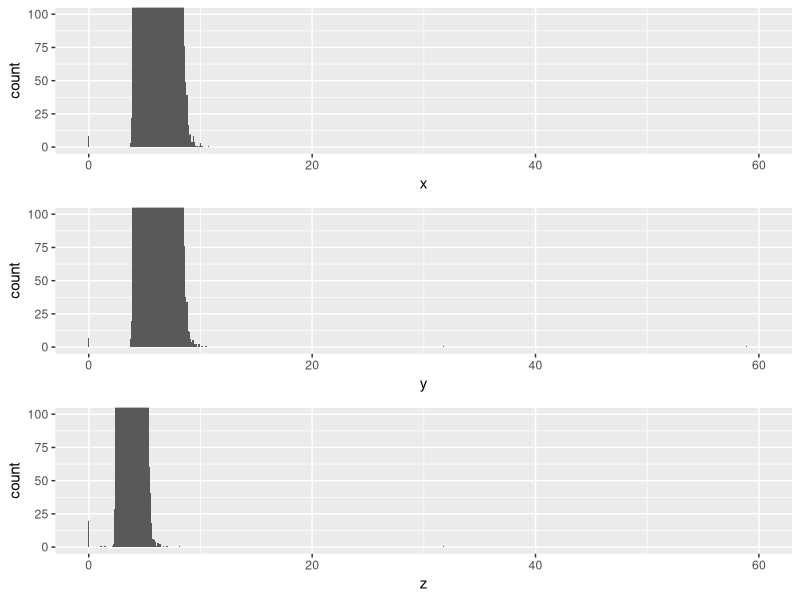
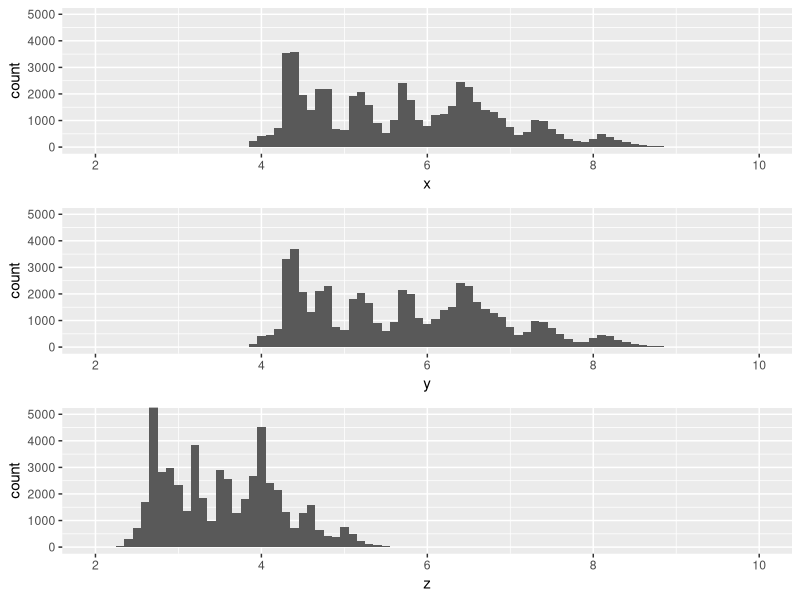
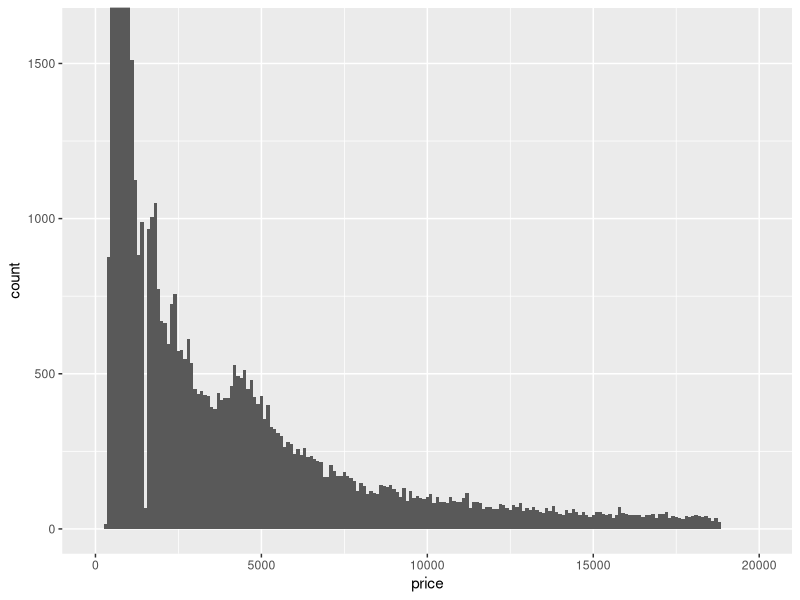
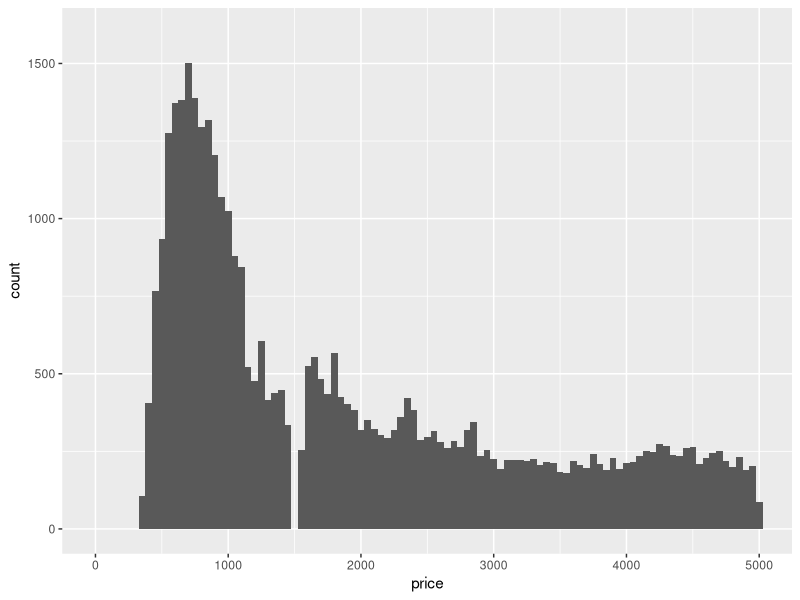
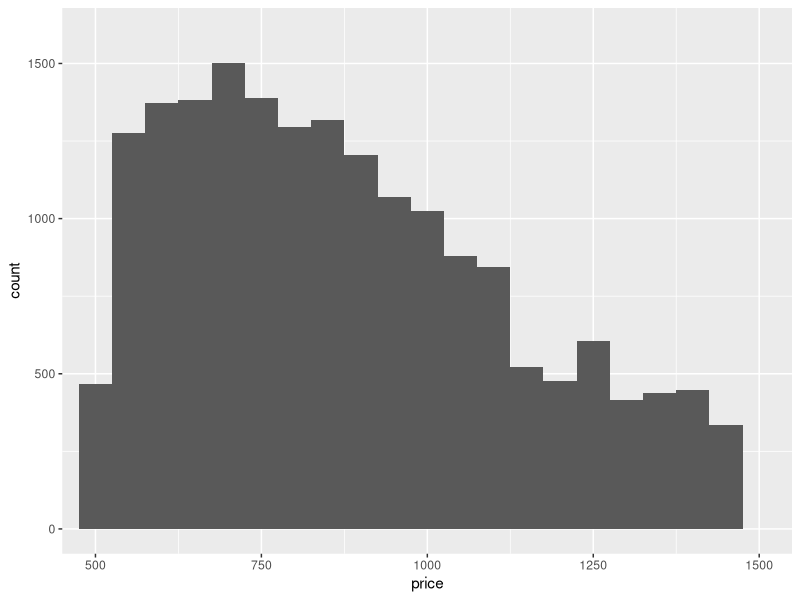
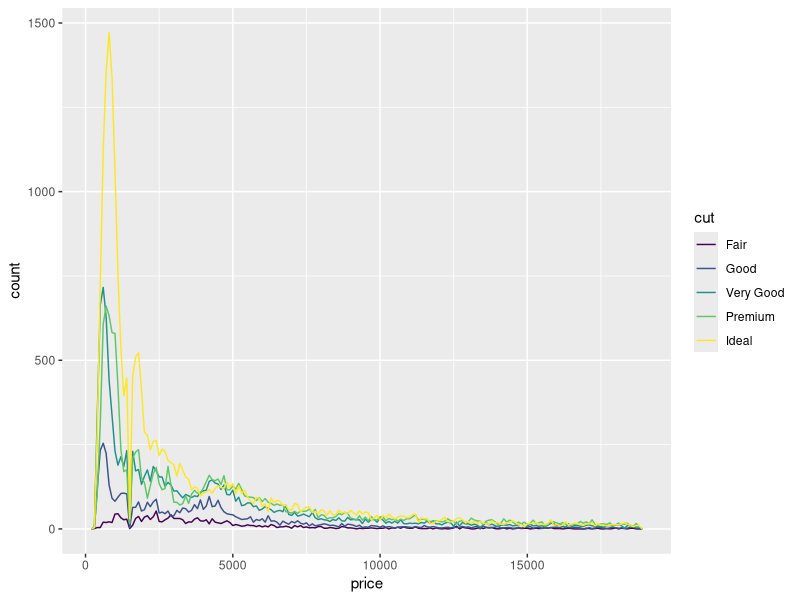
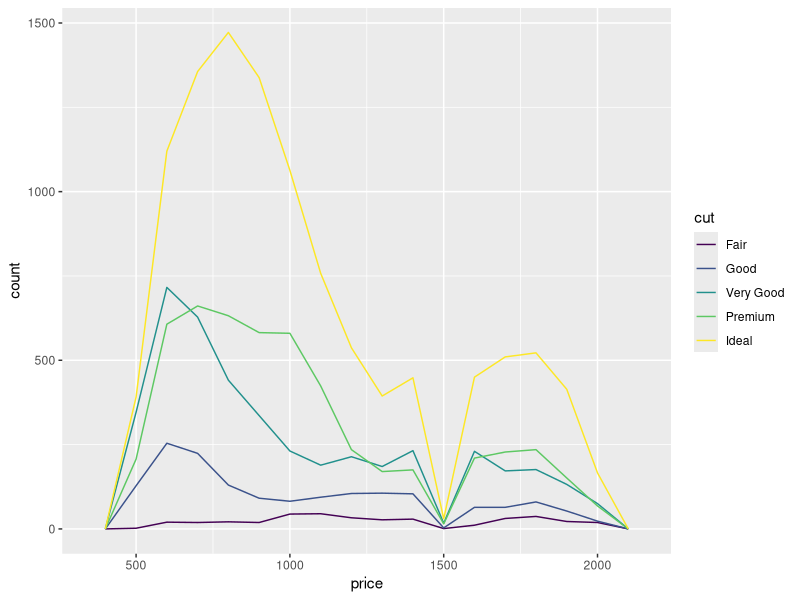
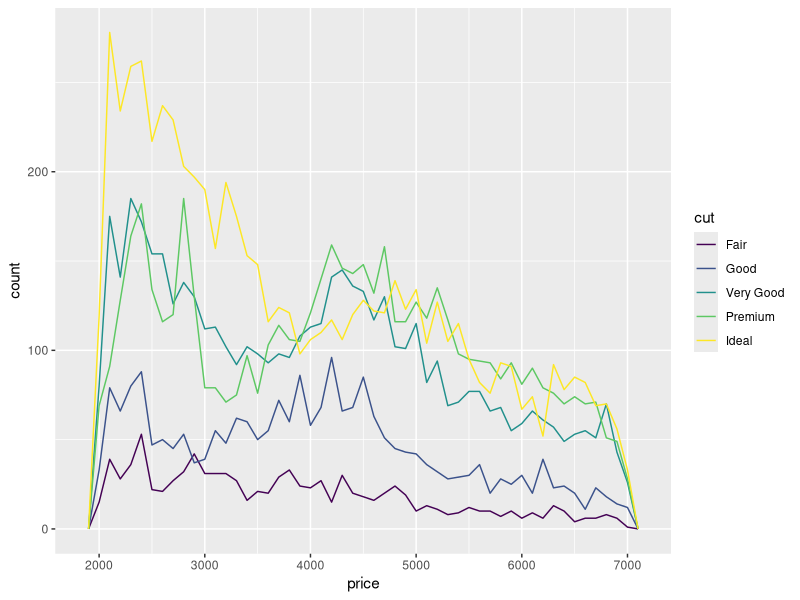

Write R code to recreate these figures, in order.
## ---- chunk 1
library(tidyverse)
#library(viridis)
#library(forcats)
#library(nycflights13) 
## ---- chunk 2
multiplot <- function(..., plotlist=NULL, file, cols=1, layout=NULL) {
  library(grid)

  plots <- c(list(...), plotlist)

  numPlots = length(plots)

  if (is.null(layout)) {
    layout <- matrix(seq(1, cols * ceiling(numPlots/cols)),
                    ncol = cols, nrow = ceiling(numPlots/cols))
  }

 if (numPlots==1) {
    print(plots[[1]])

  } else {
    grid.newpage()
    pushViewport(viewport(layout = grid.layout(nrow(layout), ncol(layout))))

    for (i in 1:numPlots) {
      matchidx <- as.data.frame(which(layout == i, arr.ind = TRUE))

      print(plots[[i]], vp = viewport(layout.pos.row = matchidx$row,
                                      layout.pos.col = matchidx$col))
    }
  }
}
## ---- chunk 3
px <- ggplot(diamonds) + 
  geom_histogram(mapping = aes(x = x), binwidth = 0.1) +
  coord_cartesian(xlim = c(0, 60), ylim = c(0, 100))

py <- ggplot(diamonds) + 
  geom_histogram(mapping = aes(x = y), binwidth = 0.1) +
  coord_cartesian(xlim = c(0, 60), ylim = c(0, 100))

pz <- ggplot(diamonds) + 
  geom_histogram(mapping = aes(x = z), binwidth = 0.1) +
  coord_cartesian(xlim = c(0, 60), ylim = c(0, 100))

pall <- multiplot(px, py, pz, cols=1)

pall
## ---- chunk 4
px <- ggplot(diamonds) + 
  geom_histogram(mapping = aes(x = x), binwidth = 0.1) +
  coord_cartesian(xlim = c(2, 10), ylim = c(0, 5000))

py <- ggplot(diamonds) + 
  geom_histogram(mapping = aes(x = y), binwidth = 0.1) +
  coord_cartesian(xlim = c(2, 10 ), ylim = c(0, 5000))

pz <- ggplot(diamonds) + 
  geom_histogram(mapping = aes(x = z), binwidth = 0.1) +
  coord_cartesian(xlim = c(2, 10), ylim = c(0, 5000))

pall <- multiplot(px, py, pz, cols=1)

pall
## ---- chunk 5
ggplot(diamonds) + 
  geom_histogram(mapping = aes(x = price), binwidth = 100) +
  coord_cartesian(xlim = c(0, 20000), ylim = c(0, 1600))
## ---- chunk 6
ggplot(filter(diamonds, price < 5000)) + 
  geom_histogram(mapping = aes(x = price), binwidth = 50) +
  coord_cartesian(xlim = c(0, 5000), ylim = c(0, 1600))
## ---- chunk 7
ggplot(filter(diamonds, price > 500 & price < 1500)) + 
  geom_histogram(mapping = aes(x = price), binwidth = 50) +
  coord_cartesian(xlim = c(500, 1500), ylim = c(0, 1600))
## ---- chunk 8
ggplot(diamonds, mapping = aes(x = price, colour = cut)) + 
  geom_freqpoly(binwidth = 100)
## ---- chunk 9
ggplot(filter(diamonds, price > 500 & price < 2000), mapping = aes(x = price, colour = cut)) + 
  geom_freqpoly(binwidth = 100)
## ---- chunk 10
ggplot(filter(diamonds, price > 2000 & price < 7000), mapping = aes(x = price, colour = cut)) + 
  geom_freqpoly(binwidth = 100)
## ---- chunk 11
ggplot(filter(diamonds, price > 13000 & price < 18000), mapping = aes(x = price, colour = cut)) + 
  geom_freqpoly(binwidth = 100)
## ---- chunk 12
allprice <- ggplot(diamonds, mapping = aes(x = price, colour = cut)) + 
  geom_freqpoly(binwidth = 500)

cprice <- ggplot(filter(diamonds, price > 500 & price < 2000), mapping = aes(x = price, colour = cut)) + 
  geom_freqpoly(binwidth = 500)

mprice <- ggplot(filter(diamonds, price > 2000 & price < 7000), mapping = aes(x = price, colour = cut)) + 
  geom_freqpoly(binwidth = 500)

oprice <- ggplot(filter(diamonds, price > 13000 & price < 18000), mapping = aes(x = price, colour = cut)) + 
  geom_freqpoly(binwidth = 500)

dpall <- multiplot(allprice, cprice, mprice, oprice, cols=2)
## ---- chunk 13
diamonds %>%
  filter(carat >= 0.99, carat <= 1) %>%
  count(carat)
## ---- chunk 14

## ---- chunk 15

## ---- chunk 16

## ---- chunk 17

## ---- chunk 18

## ---- chunk 19

## ---- chunk 20

## ---- chunk 21

## ---- chunk 22

## ---- chunk 23

## ---- chunk 24

## ---- chunk 25

## ---- chunk 26

## ---- chunk 27

